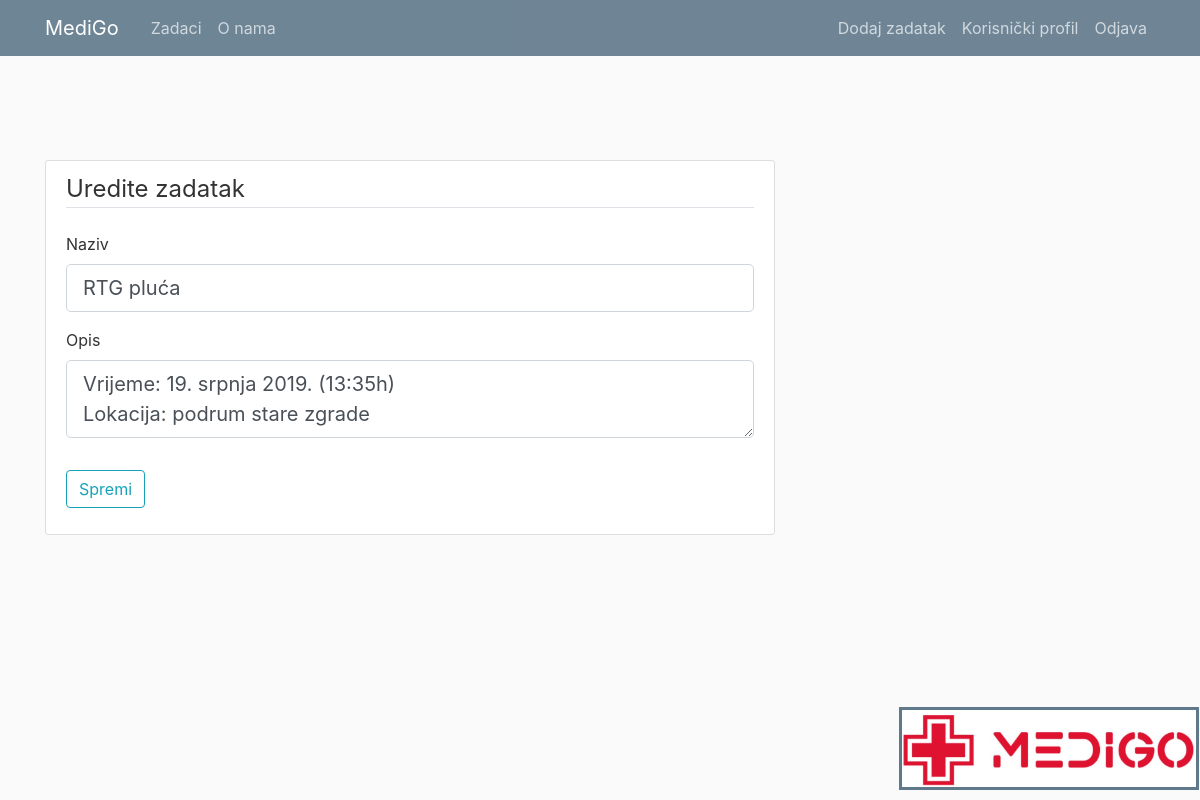
/post/1/update (signed in), run on the app's committed database.
### medigo/models.py (models this page shows, shortened)
class Post(db.Model):
	id = db.Column(db.Integer, primary_key=True)
	title = db.Column(db.String(100), nullable=False)
	date_posted = db.Column(db.DateTime, nullable=False, default=datetime.utcnow)
	content = db.Column(db.Text, nullable=False)
	user_id = db.Column(db.Integer, db.ForeignKey('user.id'), nullable=False)

### medigo/routes.py (the view)
@app.route("/post/<int:post_id>/update", methods=['GET', 'POST'])
@login_required
def update_post(post_id):
	post = Post.query.get_or_404(post_id)
	if post.author != current_user:
		abort(403)
	form = PostForm()
	if form.validate_on_submit():
		post.title = form.title.data
		post.content = form.content.data
		db.session.commit()
		flash('Zadatak je ažuriran!', 'success')
		return redirect(url_for('post', post_id=post.id))
	elif request.method == 'GET':
		form.title.data = post.title
		form.content.data = post.content
	return render_template('create_post.html', title='Uredite zadatak', form=form, legend='Uredite zadatak')

### medigo/forms.py
class PostForm(FlaskForm):
	title = StringField('Naziv', validators=[DataRequired()])
	content = TextAreaField('Opis', validators = [DataRequired()])
	submit = SubmitField('Spremi')

### medigo/models.py (called while the page is built)
@login_manager.user_loader
def load_user(user_id):
	return User.query.get(int(user_id))

### medigo/templates/create_post.html (shortened to what this page needs)
{% extends "layout.html" %}
{% block content %}
<div class="content-section">
	<form method="POST" action="">
		<fieldset class="form-group">
			<legend class="border-bottom mb-4"> {{ legend }}</legend>
			<div class="form-group">
				{{ form.title.label(class="form-control-label") }}
				{% if form.title.errors%}
					{{ form.title(class="form-control form-control-lg is-invalid") }}
					<div class="invalid-feedback">
						{% for error in form.title.errors %}
							<span>{{ error }}</span>
						{% endfor %}
					</div>
					{% else %}
						{{ form.title(class="form-control form-control-lg") }}
					{% endif %}
			</div>
			<div class="form-group">
				{{ form.content.label(class="form-control-label") }}
				{% if form.content.errors%}
					{{ form.content(class="form-control form-control-lg is-invalid") }}
					<div class="invalid-feedback">
						{% for error in form.content.errors %}
							<span>{{ error }}</span>
						{% endfor %}
					</div>
					{% else %}
						{{ form.content(class="form-control form-control-lg") }}
					{% endif %}
			</div>
		</fieldset>
		<div class="form-group">
			{{ form.submit(class="btn btn-outline-info") }}
		</div>
	</form>
</div>
{% endblock content %}

### medigo/static/main.css (style rules this page uses)
body { background: #fafafa; color: #333333; margin-top: 5rem; }
.content-section { background: #ffffff; padding: 10px 20px; border: 1px solid #dddddd; border-radius: 3px; margin-bottom: 20px; }

### data on the page
Post: title "RTG pluća", content "Vrijeme: 19. srpnja 2019. (13:35h) Lokacija: podrum stare zgrade"

### other printed values
{{ legend }} "Uredite zadatak"
